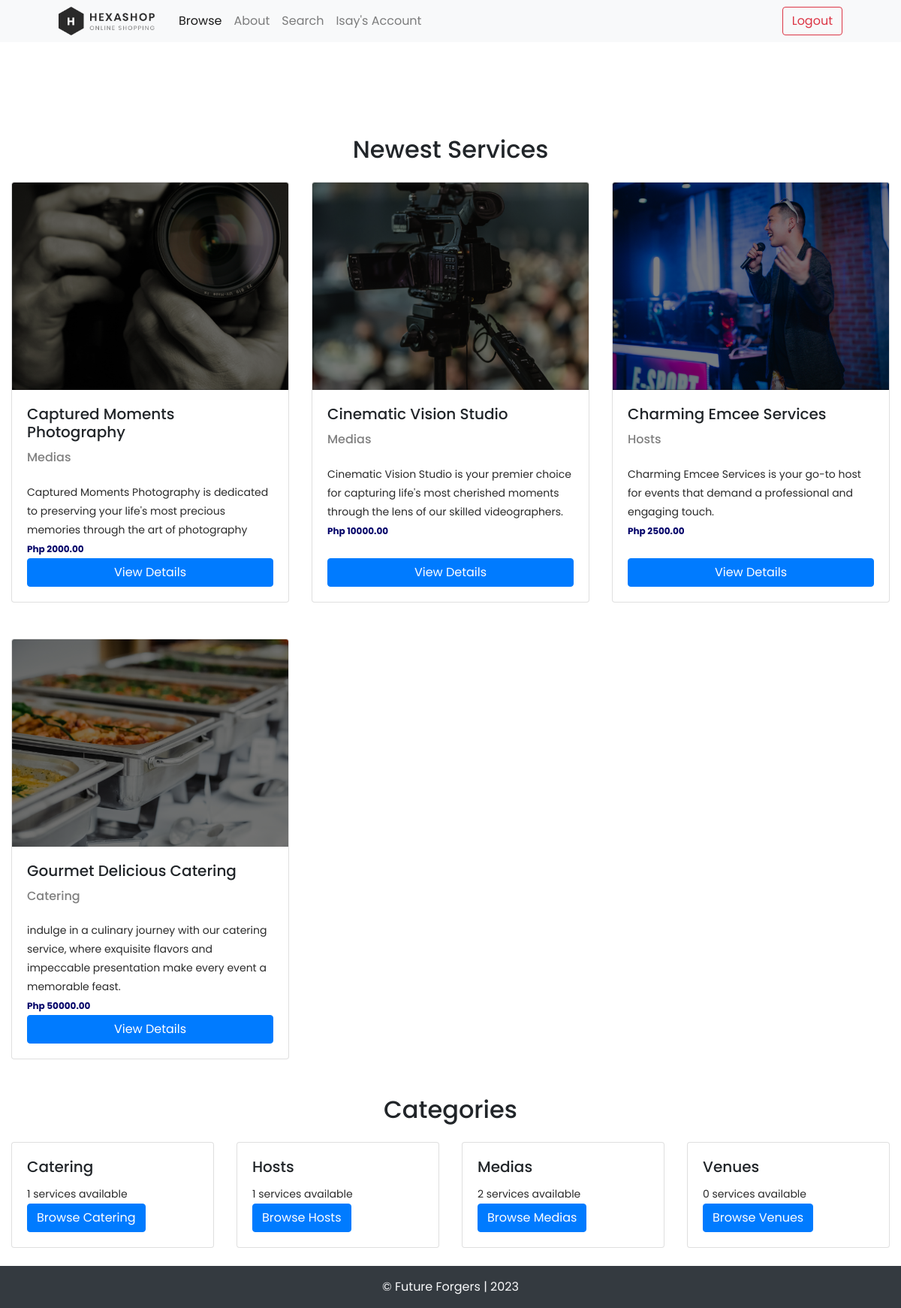
/browse/ (signed in), run on the app's committed database.
### services/models.py (models this page shows, shortened)
class Service(models.Model):
	category = models.ForeignKey(Category, related_name='service',  on_delete=models.CASCADE)
	name = models.CharField(max_length=255)
	description = models.TextField(blank=True, null=True)
	price = models.FloatField()
	image = models.ImageField(upload_to='service_images', blank=True, null=True)
	is_sold = models.BooleanField(default=False)
	created_by = models.ForeignKey(User, related_name='service', on_delete=models.CASCADE)
	created_at = models.DateTimeField(auto_now_add=True)

class Category(models.Model):
	name = models.CharField(max_length=255)
	class Meta:
		ordering = ('name',)
		verbose_name_plural = 'Categories'
	def __str__(self):
		return self.name

### pages/views.py (the view)
# urls.py: path('browse/', views.browse_page, name='browse'),
@login_required(login_url='log_in')
def browse_page(request):
	services = Service.objects.filter(is_sold=False)[0:6]
	categories = Category.objects.all()
	return render(request, 'browse.html', {
		'categories': categories,
		'services': services,
		})

### templates/browse.html (shortened to what this page needs)
{% extends 'main.html' %}
{% block content %}
<div class="row">
	<div class="col-md-12 text-center mt-4">
    <h2>Newest Services</h2>
  </div>
  {% for service in services %}
    <div class="col-md-4 mb-4 mt-4">
      <div class="card h-100">
        <img src="{{ service.image.url }}" class="card-img-top" alt="{{ service.name}}-image">
        <div class="card-body d-flex flex-column">
          <h5 class="card-title">{{ service.name }}</h5>
          <h6 class="card-text mb-4" style="color: gray;">{{ service.category }}</h6>
          <p class="card-text">{{ service.description }}</p>
          <p class="card-text" style="color: #020269; font-size:12px; font-weight: bold;">Php {{ service.price|floatformat:2 }}</p>
          <a href="{% url 'service:detail' service.id %}" class="btn btn-primary mt-auto">View Details</a>
        </div>
      </div>
    </div>
    {% if forloop.counter|divisibleby:3 and not forloop.last %}
      </div><div class="row">
    {% endif %}
  {% endfor %}
</div>
<div class="row">
	<div class="col-md-12 text-center mt-4 mb-4">
    <h2>Categories</h2>
  </div>
  {% for category in categories %}
    <div class="col-md-3 mb-4">
      <div class="card">
        <div class="card-body">
          <h5 class="card-title">{{ category.name }}</h5>
          <p class="card-text">{{ category.service.count }} services available</p>
          <a href="{% url 'service:services' %}?query={{ query }}&category={{ category.id }}" class="btn btn-primary">Browse {{ category.name }}</a>
        </div>
      </div>
    </div>
  {% endfor %}
</div>
{% endblock %}

### templates/header.html (shortened to what this page needs)
{% load static %}
<nav class="navbar navbar-expand-lg navbar-light bg-light header-sticky">
  <div class="container px-4 px-lg-5">
      <a href="" class="logo">
        <img src="{% static 'img/logo.png' %}" style="width: 128px;">
      </a>
      <div class="collapse navbar-collapse" id="navbarSupportedContent">
          <ul class="navbar-nav me-auto mb-2 mb-lg-0 ms-lg-4">
              <li class="nav-item"><a class="nav-link" aria-current="page" href="{% url 'browse' %}">Browse</a></li>
              <li class="nav-item"><a class="nav-link" href="{% url 'about' %}">About</a></li>
              <li class="nav-item"><a class="nav-link" href="{% url 'service:services' %}">Search</a></li>
              <li class="nav-item"><a class="nav-link" href="{% url 'account:index' %}">{{ request.user|capfirst }}'s Account</a></li>
          </ul>
          <div class="d-flex">
              <a class="btn btn-outline-danger" href="{% url 'logout' %}">Logout</a>
          </div>
      </div>
  </div>
</nav>

### static/css/templatemo-hexashop.css (style rules this page uses)
html, body, div, span, applet, object, iframe, h1, h2, h3, h4, h5, h6, p, blockquote, div pre, a, abbr, acronym, address, big, cite, code, del, dfn, em, font, img, ins, kbd, q, s, samp, small, strike, strong, sub, sup, tt, var, b, u, i, center, dl, dt, dd, ol, ul, li, figure, header, nav, section, article, aside, footer, figcaption { margin: 0; padding: 0; border: 0; outline: 0; }
ul, li { padding: 0; margin: 0; list-style: none; }
header, nav, section, article, aside, footer, hgroup { display: block; }
* { box-sizing: border-box; }
html, body { font-family: 'Poppins', sans-serif; font-weight: 400; background-color: #fff; font-size: 16px; -ms-text-size-adjust: 100%; -webkit-font-smoothing: antialiased; -moz-osx-font-smoothing: grayscale; }
a { text-decoration: none !important; }
h1, h2, h3, h4, h5, h6 { margin-top: 0px; margin-bottom: 0px; }
ul { margin-bottom: 0px; }
p { font-size: 14px; line-height: 25px; color: #2a2a2a; }
html, body { background: #fff; font-family: 'Poppins', sans-serif; }

### data on the page
Service: image (picture), name "Captured Moments Photography", category "Medias", description "Captured Moments Photography is dedicated to preserving your life's most precious memories through the art of photography", price "2000.00"
Service: image (picture), name "Cinematic Vision Studio", category "Medias", description "Cinematic Vision Studio is your premier choice for capturing life's most cherished moments through the lens of our skilled videographers.", price "10000.00"
Service: image (picture), name "Charming Emcee Services", category "Hosts", description "Charming Emcee Services is your go-to host for events that demand a professional and engaging touch.", price "2500.00"
Service: image (picture), name "Gourmet Delicious Catering", category "Catering", description "indulge in a culinary journey with our catering service, where exquisite flavors and impeccable presentation make every event a memorable feast.", price "50000.00"
Category: name "Catering", service.count "1"
Category: name "Hosts", service.count "1"
Category: name "Medias", service.count "2"
Category: name "Venues", service.count "0"

### other printed values
{{ request.user|capfirst }} "Isay"
